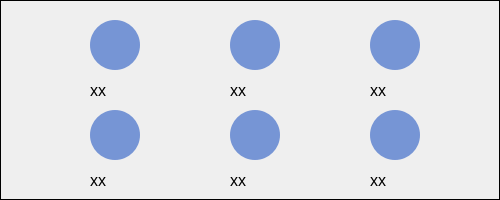
  <widget class="QGroupBox" name="groupBox_2">
   <property name="geometry">
    <rect>
     <x>0</x>
     <y>200</y>
     <width>500</width>
     <height>200</height>
    </rect>
   </property>
   <property name="minimumSize">
    <size>
     <width>500</width>
     <height>200</height>
    </size>
   </property>
   <property name="maximumSize">
    <size>
     <width>500</width>
     <height>200</height>
    </size>
   </property>
   <property name="styleSheet">
    <string notr="true">QGroupBox{
	border:  1px solid black;
}
</string>
   </property>
   <property name="title">
    <string/>
   </property>
   <widget class="QLabel" name="label_jaw5">
    <property name="geometry">
     <rect>
      <x>230</x>
      <y>170</y>
      <width>61</width>
      <height>21</height>
     </rect>
    </property>
    <property name="font">
     <font>
      <pointsize>12</pointsize>
     </font>
    </property>
    <property name="text">
     <string>xx</string>
    </property>
   </widget>
   <widget class="QLabel" name="label_jaw2">
    <property name="geometry">
     <rect>
      <x>230</x>
      <y>80</y>
      <width>61</width>
      <height>21</height>
     </rect>
    </property>
    <property name="font">
     <font>
      <pointsize>12</pointsize>
     </font>
    </property>
    <property name="text">
     <string>xx</string>
    </property>
   </widget>
   <widget class="QPushButton" name="Btn_jaw5">
    <property name="geometry">
     <rect>
      <x>230</x>
      <y>110</y>
      <width>50</width>
      <height>50</height>
     </rect>
    </property>
    <property name="minimumSize">
     <size>
      <width>50</width>
      <height>50</height>
     </size>
    </property>
    <property name="maximumSize">
     <size>
      <width>50</width>
      <height>50</height>
     </size>
    </property>
    <property name="styleSheet">
     <string notr="true">QPushButton
{
    background-color:#7695D5;
    border-width:0px;/*边框宽度*/
    border-radius:25px; /*边框倒角*/
}
QPushButton:pressed,QPushButton::checked
{
    background-color:#F3A817;
    border-width:0px;/*边框宽度*/
    border-radius:25px; /*边框倒角*/
}</string>
    </property>
    <property name="text">
     <string/>
    </property>
   </widget>
   <widget class="QLabel" name="label_jaw3">
    <property name="geometry">
     <rect>
      <x>370</x>
      <y>80</y>
      <width>61</width>
      <height>21</height>
     </rect>
    </property>
    <property name="font">
     <font>
      <pointsize>12</pointsize>
     </font>
    </property>
    <property name="text">
     <string>xx</string>
    </property>
   </widget>
   <widget class="QPushButton" name="Btn_jaw2">
    <property name="geometry">
     <rect>
      <x>230</x>
      <y>20</y>
      <width>50</width>
      <height>50</height>
     </rect>
    </property>
    <property name="minimumSize">
     <size>
      <width>50</width>
      <height>50</height>
     </size>
    </property>
    <property name="maximumSize">
     <size>
      <width>50</width>
      <height>50</height>
     </size>
    </property>
    <property name="styleSheet">
     <string notr="true">QPushButton
{
    background-color:#7695D5;
    border-width:0px;/*边框宽度*/
    border-radius:25px; /*边框倒角*/
}
QPushButton:pressed,QPushButton::checked
{
    background-color:#F3A817;
    border-width:0px;/*边框宽度*/
    border-radius:25px; /*边框倒角*/
}</string>
    </property>
    <property name="text">
     <string/>
    </property>
   </widget>
   <widget class="QPushButton" name="Btn_jaw6">
    <property name="geometry">
     <rect>
      <x>370</x>
      <y>110</y>
      <width>50</width>
      <height>50</height>
     </rect>
    </property>
    <property name="minimumSize">
     <size>
      <width>50</width>
      <height>50</height>
     </size>
    </property>
    <property name="maximumSize">
     <size>
      <width>50</width>
      <height>50</height>
     </size>
    </property>
    <property name="styleSheet">
     <string notr="true">QPushButton
{
    background-color:#7695D5;
    border-width:0px;/*边框宽度*/
    border-radius:25px; /*边框倒角*/
}
QPushButton:pressed,QPushButton::checked
{
    background-color:#F3A817;
    border-width:0px;/*边框宽度*/
    border-radius:25px; /*边框倒角*/
}</string>
    </property>
    <property name="text">
     <string/>
    </property>
   </widget>
   <widget class="QPushButton" name="Btn_jaw1">
    <property name="geometry">
     <rect>
      <x>90</x>
      <y>20</y>
      <width>50</width>
      <height>50</height>
     </rect>
    </property>
    <property name="minimumSize">
     <size>
      <width>50</width>
      <height>50</height>
     </size>
    </property>
    <property name="maximumSize">
     <size>
      <width>50</width>
      <height>50</height>
     </size>
    </property>
    <property name="styleSheet">
     <string notr="true">QPushButton
{
    background-color:#7695D5;
    border-width:0px;/*边框宽度*/
    border-radius:25px; /*边框倒角*/
}
QPushButton:pressed,QPushButton::checked
{
    background-color:#F3A817;
    border-width:0px;/*边框宽度*/
    border-radius:25px; /*边框倒角*/
}</string>
    </property>
    <property name="text">
     <string/>
    </property>
   </widget>
   <widget class="QLabel" name="label_jaw6">
    <property name="geometry">
     <rect>
      <x>370</x>
      <y>170</y>
      <width>61</width>
      <height>21</height>
     </rect>
    </property>
    <property name="font">
     <font>
      <pointsize>12</pointsize>
     </font>
    </property>
    <property name="text">
     <string>xx</string>
    </property>
   </widget>
   <widget class="QPushButton" name="Btn_jaw4">
    <property name="geometry">
     <rect>
      <x>90</x>
      <y>110</y>
      <width>50</width>
      <height>50</height>
     </rect>
    </property>
    <property name="minimumSize">
     <size>
      <width>50</width>
      <height>50</height>
     </size>
    </property>
    <property name="maximumSize">
     <size>
      <width>50</width>
      <height>50</height>
     </size>
    </property>
    <property name="styleSheet">
     <string notr="true">QPushButton
{
    background-color:#7695D5;
    border-width:0px;/*边框宽度*/
    border-radius:25px; /*边框倒角*/
}
QPushButton:pressed,QPushButton::checked
{
    background-color:#F3A817;
    border-width:0px;/*边框宽度*/
    border-radius:25px; /*边框倒角*/
}</string>
    </property>
    <property name="text">
     <string/>
    </property>
   </widget>
   <widget class="QPushButton" name="Btn_jaw3">
    <property name="geometry">
     <rect>
      <x>370</x>
      <y>20</y>
      <width>50</width>
      <height>50</height>
     </rect>
    </property>
    <property name="minimumSize">
     <size>
      <width>50</width>
      <height>50</height>
     </size>
    </property>
    <property name="maximumSize">
     <size>
      <width>50</width>
      <height>50</height>
     </size>
    </property>
    <property name="styleSheet">
     <string notr="true">QPushButton
{
    background-color:#7695D5;
    border-width:0px;/*边框宽度*/
    border-radius:25px; /*边框倒角*/
}
QPushButton:pressed,QPushButton::checked
{
    background-color:#F3A817;
    border-width:0px;/*边框宽度*/
    border-radius:25px; /*边框倒角*/
}</string>
    </property>
    <property name="text">
     <string/>
    </property>
   </widget>
   <widget class="QLabel" name="label_jaw1">
    <property name="geometry">
     <rect>
      <x>90</x>
      <y>80</y>
      <width>61</width>
      <height>21</height>
     </rect>
    </property>
    <property name="font">
     <font>
      <pointsize>12</pointsize>
     </font>
    </property>
    <property name="text">
     <string>xx</string>
    </property>
   </widget>
   <widget class="QLabel" name="label_jaw4">
    <property name="geometry">
     <rect>
      <x>90</x>
      <y>170</y>
      <width>61</width>
      <height>21</height>
     </rect>
    </property>
    <property name="font">
     <font>
      <pointsize>12</pointsize>
     </font>
    </property>
    <property name="text">
     <string>xx</string>
    </property>
   </widget>
  </widget>
